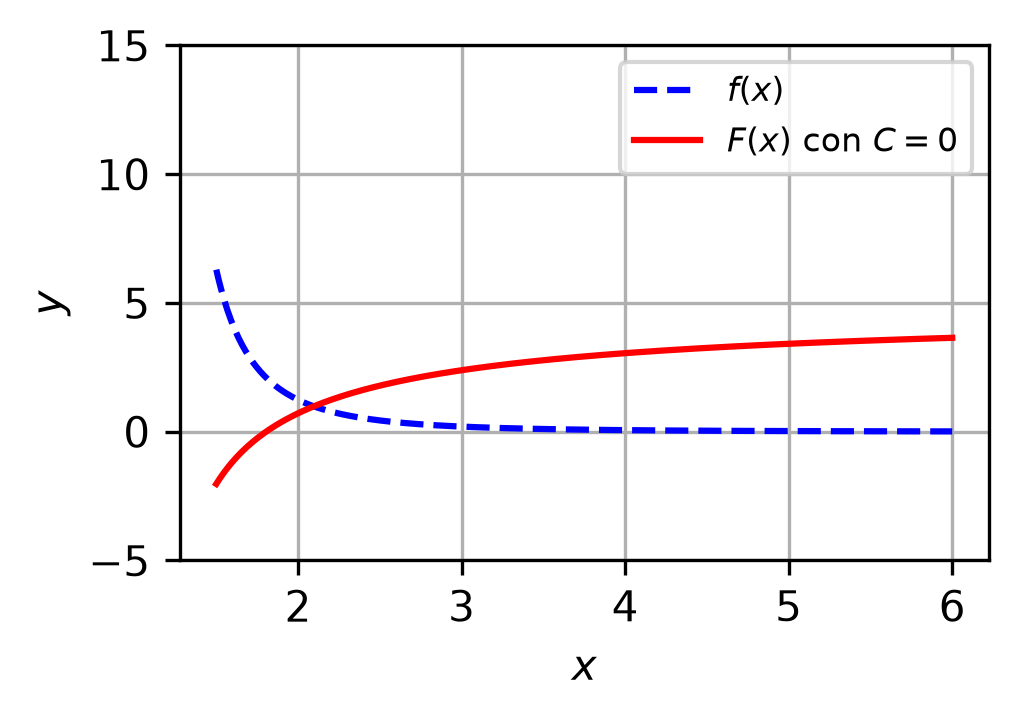

Recreate this plot in Python.
import matplotlib
matplotlib.use('Agg')
import numpy as np
import matplotlib.pyplot as plt

def f(x):
    return (x**3 + 7*x**2 - 5*x + 5) / ((x - 1)**2 * (x**2 + 1)**2)

def F(x):
    return (np.log(np.abs(x - 1)) - (2.0 / (x - 1)) - 
            0.5 * np.log(x**2 + 1) + 3.0 * np.arctan(x) + 
            (1.0 / (x**2 + 1)))

x_vals = np.linspace(1.5, 6.0, 400)
y_f = f(x_vals)
y_F = F(x_vals)

plt.figure(figsize=(3.5, 2.5))
plt.plot(x_vals, y_f, label=r'$f(x)$', color='blue', linestyle='--')
plt.plot(x_vals, y_F, label=r'$F(x)$ con $C=0$', color='red')
plt.ylim(-5, 15)
plt.xlabel('$x$')
plt.ylabel('$y$')
plt.legend(fontsize=8)
plt.grid(True)
plt.tight_layout()

plt.savefig(r'semana_03/graficas/SEM03_P23_grafica.png', dpi=300, bbox_inches='tight')
plt.close()
